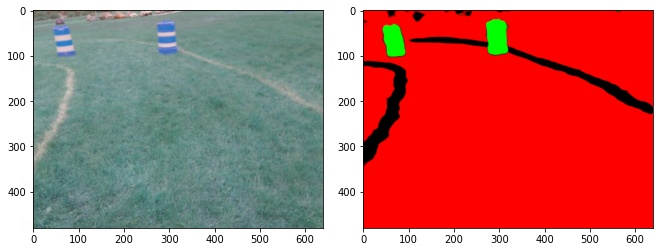
#> input picture igvc_perception/src/multiclass_segmentation/model_prediction.jpg, 660 x 252 px; its folder holds only this picture in this run
$ python -i opencv_line_detector.py   (imports and definitions only)
#> lines starting #> are read from the running program, lines starting #| are printed output that depends on the picture
#!/usr/bin/env python
import os
import cv2 as cv
import numpy as np


"""
class OpenCVModel(object):

    OpenCV morphological transform, canny edge detector, and hough line transform for line detection.

    def __init__(self):
"""

def canny(img_src):
    gray = cv.cvtColor(img_src, cv.COLOR_BGR2GRAY);
    gray = cv.GaussianBlur(gray, (10, 5), cv.BORDER_DEFAULT)
    edges = cv.Canny(gray, 50, 150, apertureSize=3)
    return edges

def roi(canny):
    poly = np.array([[(200, canny.shape[0]), (1100, canny.shape[0]), (550, 250)]])
    mask = np.zeros_like(canny)
    cv.fillPoly(mask, poly, 255)
    roi = cv.bitwise_and(canny, mask)
    return roi

def get_lines(img_hsv, hough):
    img_out = np.zeros_like(img_hsv)

    if hough is not None:
        for line in hough:
            x1, y1, x2, y2 = line.reshape(4)
            cv.line(img_out, (x1, y1), (x2, y2), (255, 0, 0), 10)
    return img_out


src_folder = os.path.join(os.getcwd(), "img_src")
out_folder = os.path.join(os.getcwd(), "img_out")


# [25 lines not run here, left out]

>>> import cv2
>>> picture = cv2.imread('../multiclass_segmentation/model_prediction.jpg')
#> picture is the input picture: shape (252, 660, 3); mean B, G, R 109.1, 112.7, 187.3
>>> result = canny(picture)
#> in canny, `gray = cv.cvtColor(img_src, cv.COLOR_BGR2GRAY);`:
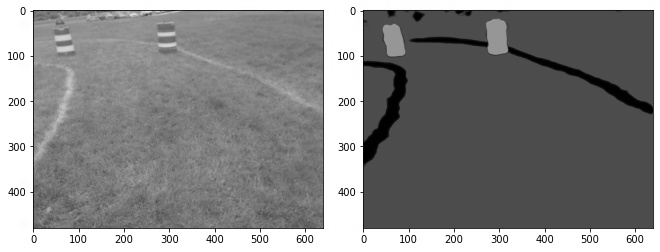
#> gray: shape (252, 660); min 0, max 255, mean 134.6
#> (the run stopped early here; a loop or call above may not have finished)

$ run again, on igvc_perception/src/multiclass_segmentation/combine_images.png
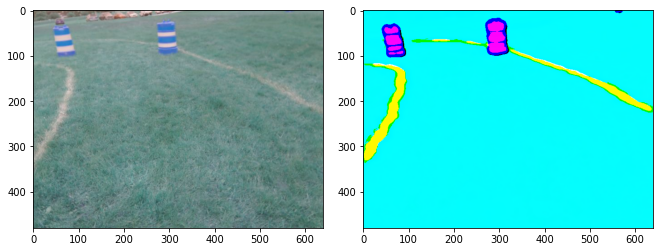
#> input picture igvc_perception/src/multiclass_segmentation/combine_images.png, 660 x 252 px
#> picture is the input picture: shape (252, 660, 3); mean B, G, R 200.9, 203.9, 103.5
#> in canny, `gray = cv.cvtColor(img_src, cv.COLOR_BGR2GRAY);`:
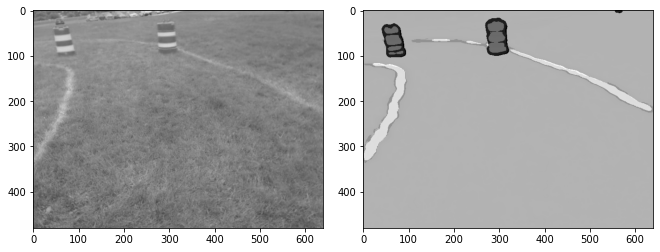
#> gray: shape (252, 660); min 0, max 255, mean 173.6
